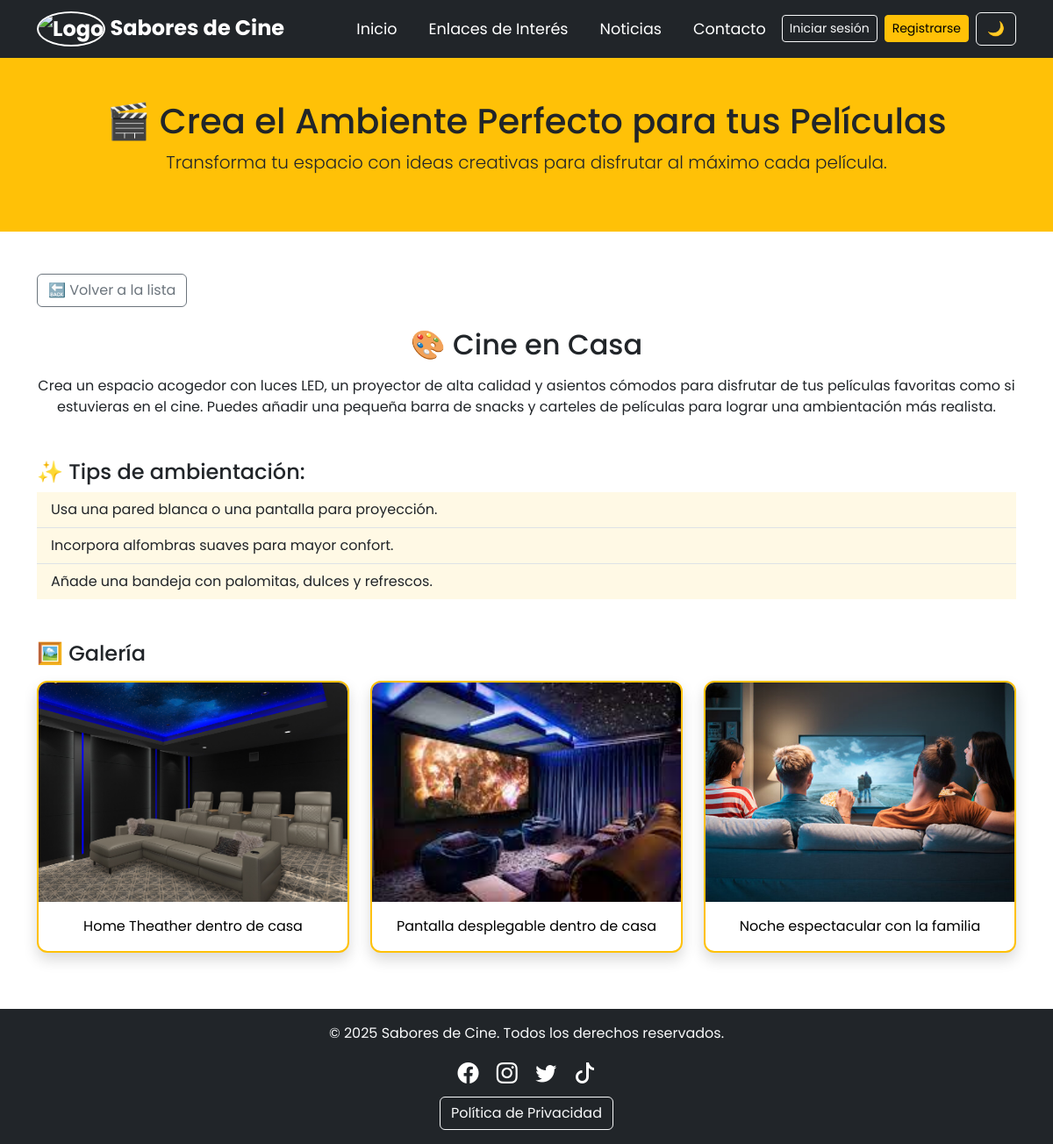
Page /decoracion/cine-en-casa/ on the committed database.
### saboresDeCine/models.py (models this page shows, shortened)
class IdeaDecoracion(models.Model):
    titulo = models.CharField(max_length=100)
    slug = models.SlugField(unique=True)
    descripcion_corta = models.TextField()
    descripcion_larga = models.TextField()
    imagen_destacada = models.ImageField(upload_to='decoracion/')
    extras = models.TextField(blank=True, help_text="Consejos adicionales, separados por saltos de línea.")
    destacada = models.BooleanField(default=False)

class FotoDecoracion(models.Model):
    idea = models.ForeignKey(IdeaDecoracion, related_name='fotos', on_delete=models.CASCADE)
    imagen = models.ImageField(upload_to='decoracion/galeria/')
    descripcion = models.CharField(max_length=255, blank=True)

### saboresDeCine/views.py (the view)
# urls.py: path('decoracion/<slug:slug>/', views.decoracion_detalle, name='decoracion_detalle'),
def decoracion_detalle(request, slug):
    idea = get_object_or_404(IdeaDecoracion, slug=slug)
    extras = idea.extras.splitlines()
    return render(request, 'decoracion_detalle.html', {
        'idea': idea,
        'extras': extras
    })

### saboresDeCine/templates/decoracion_detalle.html
{% load static %}
{% include 'navBar.html' %}
<body class="{% if request.session.modo_oscuro %}dark-mode{% endif %}">
  <div class="d-flex flex-column min-vh-100">
    <header class="text-center py-5" style="background-color: #ffc107;">
      <h1>🎬 Crea el Ambiente Perfecto para tus Películas</h1>
      <p class="lead">Transforma tu espacio con ideas creativas para disfrutar al máximo cada película.</p>
    </header>
    <main class="container my-5 flex-grow-1">
      <a href="{% url 'decoracion' %}" class="btn btn-outline-secondary mb-4">🔙 Volver a la lista</a>
      <h2 class="mb-3 text-center">🎨 {{ idea.titulo }}</h2>
      <p class="text-center">{{ idea.descripcion_larga }}</p>
      {% if extras %}
      <div class="mt-5">
        <h4>✨ Tips de ambientación:</h4>
        <ul class="list-group list-group-flush">
          {% for extra in extras %}
            <li class="list-group-item" style="background-color: rgba(255, 193, 7, 0.1); color: inherit;">
              {{ extra }}
            </li>
          {% endfor %}
        </ul>
      </div>
      {% endif %}
      {% if idea.fotos.all %}
        <div class="mt-5">
          <h4 class="mb-3">🖼️ Galería</h4>
          <div class="row">
            {% for foto in idea.fotos.all %}
              <div class="col-md-4 mb-3">
                <div class="card h-100 text-center shadow border-warning">
                  <div style="height: 250px; overflow: hidden;">
                    <img src="{{ foto.imagen.url }}" class="card-img-top img-fluid" alt="{{ foto.descripcion }}" style="height: 100%; width: 100%; object-fit: cover;">
                  </div>
                  {% if foto.descripcion %}
                    <div class="card-body">
                      <p class="card-text">{{ foto.descripcion }}</p>
                    </div>
                  {% endif %}
                </div>
              </div>
            {% endfor %}
          </div>
        </div>
      {% endif %}
    </main>
    {% include 'footer.html' %}
  </div>
</body>

### saboresDeCine/static/css/styles.css (style rules this page uses)
body { font-family: 'Poppins', sans-serif; transition: background-color 0.3s, color 0.3s; }
.btn { transition: all 0.3s ease-in-out; }
.card { transition: all 0.3s ease-in-out; border: 2px solid #ddd; border-radius: 12px; overflow: hidden; background-color: white; color: black; }
.card img { transition: transform 0.3s ease-in-out, filter 0.3s ease-in-out; }

### rows in the picture
IdeaDecoracion: titulo "Cine en Casa", descripcion_larga "Crea un espacio acogedor con luces LED, un proyector de alta calidad y asientos cómodos para disfrutar de tus películas favoritas como si estuvieras en el cine. Puedes añadir una pequeña barra de snacks y carteles de películas para lograr una ambientación más realista."
FotoDecoracion: imagen (picture), descripcion "Home Theather dentro de casa"
FotoDecoracion: imagen (picture), descripcion "Pantalla desplegable dentro de casa"
FotoDecoracion: imagen (picture), descripcion "Noche espectacular con la familia"

### other values in the picture
{{ extra }} "Usa una pared blanca o una pantalla para proyección." "Incorpora alfombras suaves para mayor confort." "Añade una bandeja con palomitas, dulces y refrescos."
